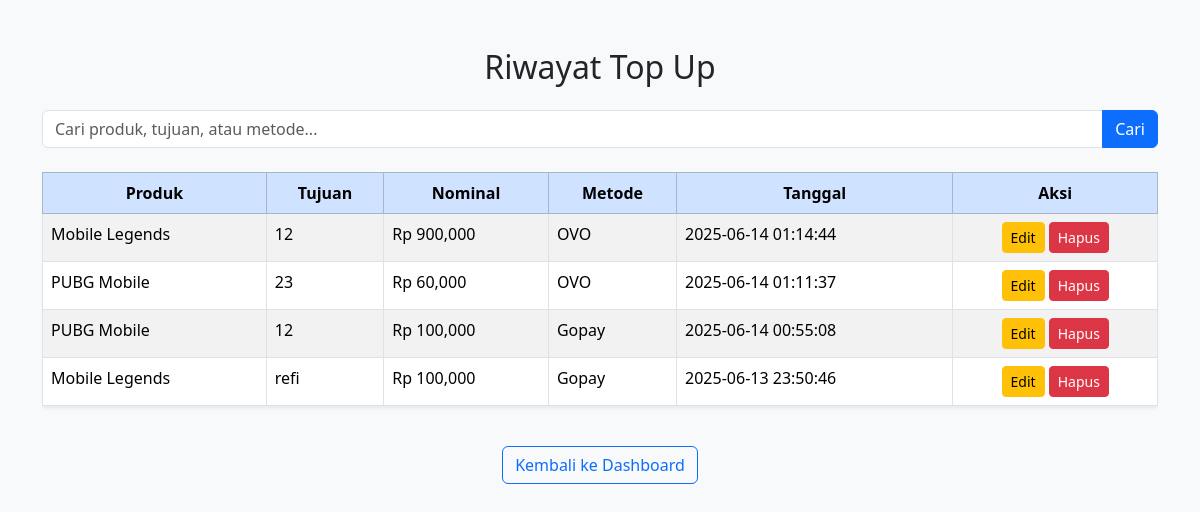
The app's page /riwayat.php (signed in) with its own data.
### tables this page shows
CREATE TABLE `topup_history` (
  `id` int(11) NOT NULL,
  `user_id` int(11) NOT NULL,
  `product` varchar(100) NOT NULL,
  `target` varchar(100) NOT NULL,
  `amount` int(11) NOT NULL,
  `method` varchar(50) NOT NULL,
  `created_at` datetime NOT NULL
);

### riwayat.php (the view, shortened to what this page needs)
<?php
include 'db.php';
$userId = $_SESSION['user']['id'];
$search = isset($_GET['search']) ? $conn->real_escape_string($_GET['search']) : '';
$query = "SELECT * FROM topup_history WHERE user_id = $userId";
$query .= " ORDER BY created_at DESC";
$result = $conn->query($query);
?>
<!DOCTYPE html>
<html>
<head>
    <link href="https://cdn.jsdelivr.net/npm/bootstrap@5.3.3/dist/css/bootstrap.min.css" rel="stylesheet">
</head>
<body class="bg-light">
<div class="container py-5">
    <h2 class="mb-4 text-center">Riwayat Top Up</h2>
    <form method="GET" class="mb-4">
        <div class="input-group">
            <input type="text" name="search" class="form-control" placeholder="Cari produk, tujuan, atau metode..." value="<?= htmlspecialchars($search) ?>">
            <button class="btn btn-primary" type="submit">Cari</button>
        </div>
    </form>
    <div class="table-responsive mb-4">
        <table class="table table-bordered table-striped table-hover bg-white shadow-sm">
            <thead class="table-primary text-center">
                <tr>
                    <th>Produk</th>
                    <th>Tujuan</th>
                    <th>Nominal</th>
                    <th>Metode</th>
                    <th>Tanggal</th>
                    <th>Aksi</th>
                </tr>
            </thead>
            <tbody>
            <?php while($row = $result->fetch_assoc()): ?>
                <tr>
                    <td><?= htmlspecialchars($row['product']) ?></td>
                    <td><?= htmlspecialchars($row['target']) ?></td>
                    <td>Rp <?= number_format($row['amount']) ?></td>
                    <td><?= htmlspecialchars($row['method']) ?></td>
                    <td><?= $row['created_at'] ?></td>
                    <td class="text-center">
                        <a href="?edit=<?= $row['id'] ?>" class="btn btn-sm btn-warning">Edit</a>
                        <a href="?delete=<?= $row['id'] ?>" onclick="return confirm('Yakin ingin menghapus?')" class="btn btn-sm btn-danger">Hapus</a>
                    </td>
                </tr>
            <?php endwhile; ?>
            </tbody>
        </table>
    </div>
    <div class="text-center mt-3">
        <a href="dashboard.php" class="btn btn-outline-primary">Kembali ke Dashboard</a>
    </div>
</div>
</body>
</html>

### records on screen
topup_history: product "Mobile Legends", target "12", amount "900,000", method "OVO", created_at "2025-06-14 01:14:44"
topup_history: product "PUBG Mobile", target "23", amount "60,000", method "OVO", created_at "2025-06-14 01:11:37"
topup_history: product "PUBG Mobile", target "12", amount "100,000", method "Gopay", created_at "2025-06-14 00:55:08"
topup_history: product "Mobile Legends", target "refi", amount "100,000", method "Gopay", created_at "2025-06-13 23:50:46"
